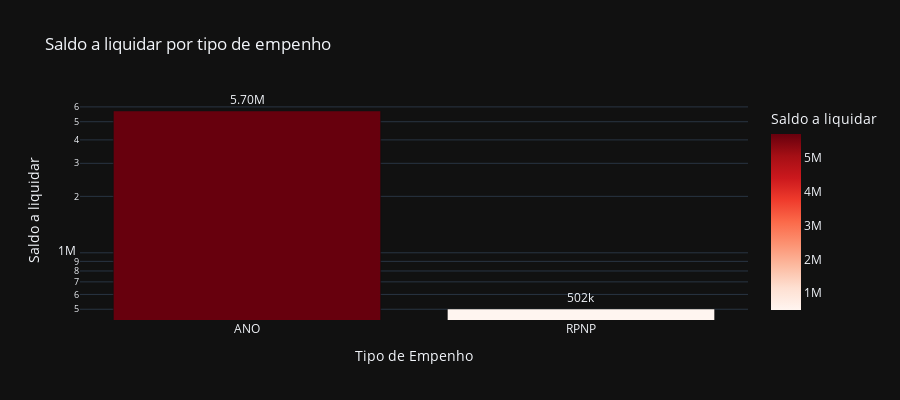

Source (notebook cell):
### Code cell
# Saldo a liquidar por tipo de Empenho
cols = ['TIPO', 'A_LIQUIDAR']

df_aux = df.loc[:, cols].groupby('TIPO').sum().sort_values(by= 'A_LIQUIDAR', ascending=False).reset_index()
df_aux = df_aux[df_aux['A_LIQUIDAR'] > 0]
fig = px.bar(df_aux, 
             x='TIPO', 
             y='A_LIQUIDAR',
             title='Saldo a liquidar por tipo de empenho',
             labels={'TIPO':'Tipo de Empenho', 'A_LIQUIDAR':'Saldo a liquidar'},
             text_auto='.3s',
             height=400,
             log_y=True,
             color='A_LIQUIDAR',
             color_continuous_scale = 'reds',
             template='plotly_dark')
fig.update_traces(textposition = 'outside', cliponaxis = False, hovertemplate=None)
fig.update_layout(hovermode="x unified")

fig.show()

### Figure 1 — Plotly figure (JSON) as saved in the notebook; plotly's stock layout.template omitted (floating-point values rounded to 4 significant figures)
{"data": [{"alignmentgroup": "True", "cliponaxis": false, "legendgroup": "", "marker": {"color": [5704000.0, 501600.0], "coloraxis": "coloraxis", "pattern": {"shape": ""}}, "name": "", "offsetgroup": "", "orientation": "v", "showlegend": false, "textposition": "outside", "texttemplate": "%{y:.3s}", "type": "bar", "x": ["ANO", "RPNP"], "xaxis": "x", "y": [5704000.0, 501600.0], "yaxis": "y"}], "layout": {"barmode": "relative", "coloraxis": {"colorbar": {"title": {"text": "Saldo a liquidar"}}, "colorscale": [[0, "rgb(255,245,240)"], [0.125, "rgb(254,224,210)"], [0.25, "rgb(252,187,161)"], [0.375, "rgb(252,146,114)"], [0.5, "rgb(251,106,74)"], [0.625, "rgb(239,59,44)"], [0.75, "rgb(203,24,29)"], [0.875, "rgb(165,15,21)"], [1, "rgb(103,0,13)"]]}, "height": 400, "hovermode": "x unified", "legend": {"tracegroupgap": 0}, "title": {"text": "Saldo a liquidar por tipo de empenho"}, "xaxis": {"anchor": "y", "domain": [0, 1], "title": {"text": "Tipo de Empenho"}}, "yaxis": {"anchor": "x", "domain": [0, 1], "title": {"text": "Saldo a liquidar"}, "type": "log"}}}
